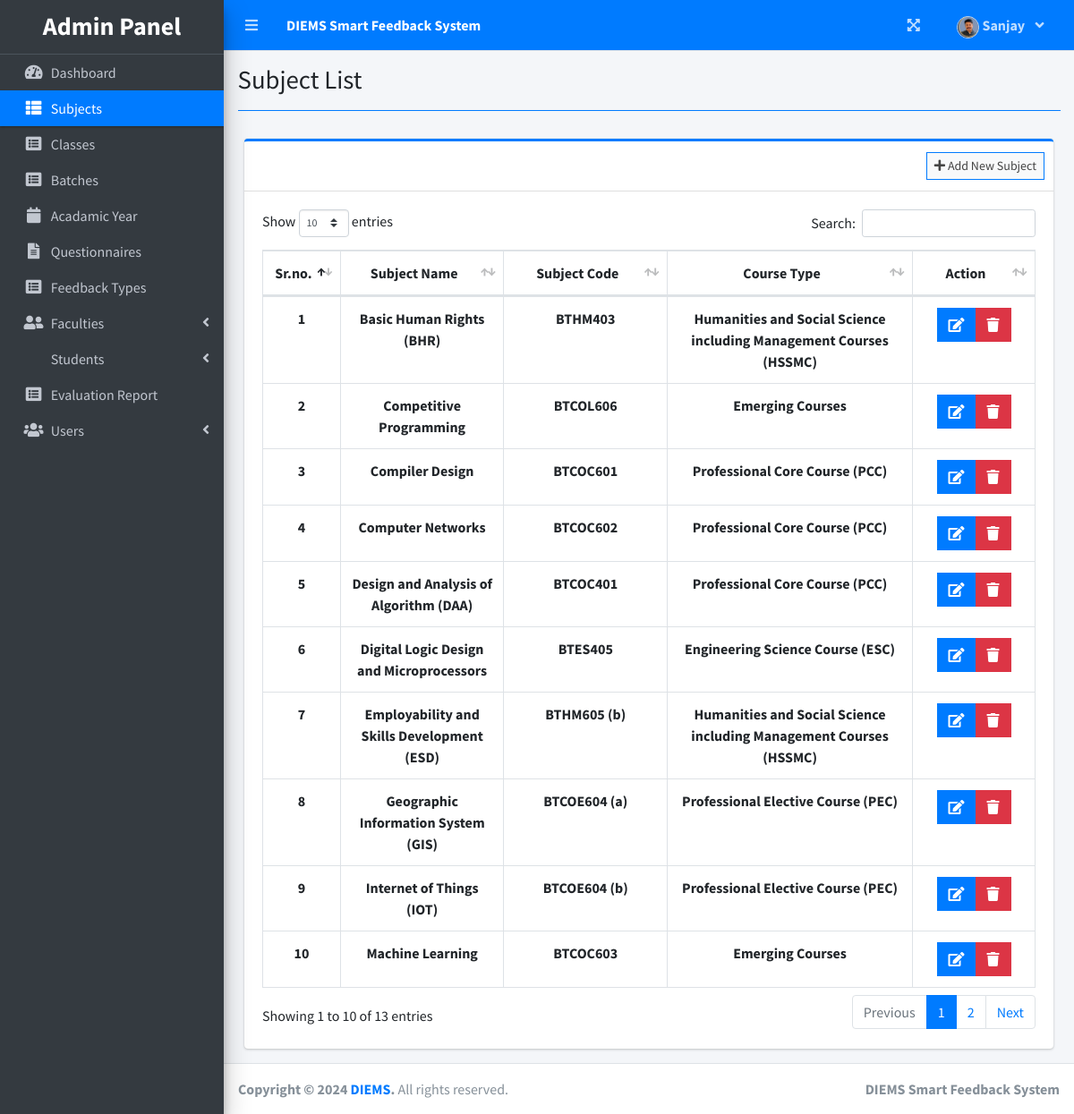
Page /index.php?page=subject_list (signed in) on the committed database.
### tables this page shows
CREATE TABLE `subject_list` (
  `id` int(30) NOT NULL,
  `code` varchar(50) NOT NULL,
  `subject` text NOT NULL,
  `course_type` varchar(100) NOT NULL
);

### admin/subject_list.php (the view, shortened to what this page needs)
<?php include 'db_connect.php' ?>
<div class="col-lg-12">
	<div class="card card-outline card-primary">
		<div class="card-header">
			<div class="card-tools">
				<a class="btn btn-block btn-sm btn-default btn-flat border-primary new_subject" href="javascript:void(0)"><i class="fa fa-plus"></i> Add New Subject</a>
			</div>
		</div>
		<div class="card-body">
			<table class="table tabe-hover table-bordered" id="list">
				<colgroup>
					<col width="5%">
					<col width="20%">
					<col width="20%">
					<col width="30%">
					<col width="15%">
				</colgroup>
				<thead>
					<tr>
						<th class="text-center">Sr.no.</th>
						<th class="text-center">Subject Name</th>
						<th class="text-center">Subject Code</th>
						<th class="text-center">Course Type</th>
						<th class="text-center">Action</th>
					</tr>
				</thead>
				<tbody>
					<?php
					$i = 1;
					$qry = $conn->query("SELECT * FROM subject_list order by subject asc ");
					while ($row = $qry->fetch_assoc()) :
					?>
						<tr>
							<th class="text-center"><?php echo $i++ ?></th>
							<td class="text-center"><b><?php echo $row['subject'] ?></b></td>
							<td class="text-center"><b><?php echo $row['code'] ?></b></td>
							<td class="text-center"><b><?php echo $row['course_type'] ?></b></td>
							<td class="text-center">
								<div class="btn-group">
									<a href="javascript:void(0)" data-id='<?php echo $row['id'] ?>' class="btn btn-primary btn-flat manage_subject">
										<i class="fas fa-edit"></i>
									</a>
									<button type="button" class="btn btn-danger btn-flat delete_subject" data-id="<?php echo $row['id'] ?>">
										<i class="fas fa-trash"></i>
									</button>
								</div>
							</td>
						</tr>
					<?php endwhile; ?>
				</tbody>
			</table>
		</div>
	</div>
</div>

### index.php (shortened to what this page needs)
<!DOCTYPE html>
<html lang="en">
<?php
include 'header.php'
?>
<body class="hold-transition sidebar-mini layout-fixed layout-navbar-fixed layout-footer-fixed">
  <div class="wrapper">
    <?php include 'topbar.php' ?>
    <?php include $_SESSION['login_view_folder'] . 'sidebar.php' ?>
    <div class="content-wrapper">
      <div class="content-header">
        <div class="container-fluid">
          <div class="row mb-2">
            <div class="col-sm-6">
              <h1 class="m-0"><?php echo $title ?></h1>
            </div>
          </div>
          <hr class="border-primary">
        </div>
      </div>
      <section class="content">
        <div class="container-fluid">
          <?php
          $page = isset($_GET['page']) ? $_GET['page'] : 'home';
          if (!file_exists($_SESSION['login_view_folder'] . $page . ".php")) {
            include '404.html';
          } else {
            include $_SESSION['login_view_folder'] . $page . '.php';
          }
          ?>
        </div>
      </section>
    </div>
    <footer class="main-footer">
      <strong>Copyright &copy; 2024 <a href="https://www.Diems">DIEMS</a>.</strong>
      All rights reserved.
      <div class="float-right d-none d-sm-inline-block">
        <b><?php echo $_SESSION['system']['name'] ?></b>
      </div>
    </footer>
  </div>
</body>
</html>

### header.php (shortened to what this page needs)
<head>
  <?php
  $title = isset($_GET['page']) ? ucwords(str_replace("_", ' ', $_GET['page'])) : "Home";
  ?>
  <link rel="stylesheet" href="assets/plugins/fontawesome-free/css/all.min.css">
  <link rel="stylesheet" href="https://code.ionicframework.com/ionicons/2.0.1/css/ionicons.min.css">
  <link rel="stylesheet" href="assets/plugins/overlayScrollbars/css/OverlayScrollbars.min.css">
  <link rel="stylesheet" href="assets/plugins/datatables-bs4/css/dataTables.bootstrap4.min.css">
  <link rel="stylesheet" href="assets/plugins/datatables-responsive/css/responsive.bootstrap4.min.css">
  <link rel="stylesheet" href="assets/plugins/datatables-buttons/css/buttons.bootstrap4.min.css">
  <link rel="stylesheet" href="assets/plugins/select2/css/select2.min.css">
  <link rel="stylesheet" href="assets/plugins/select2-bootstrap4-theme/select2-bootstrap4.min.css">
  <link rel="stylesheet" href="assets/plugins/sweetalert2-theme-bootstrap-4/bootstrap-4.min.css">
  <link rel="stylesheet" href="assets/plugins/jquery-ui/jquery-ui.min.css">
  <link rel="stylesheet" href="assets/plugins/toastr/toastr.min.css">
  <link rel="stylesheet" href="assets/plugins/dropzone/min/dropzone.min.css">
  <link rel="stylesheet" href="assets/dist/css/jquery.datetimepicker.min.css">
  <link rel="stylesheet" href="assets/plugins/icheck-bootstrap/icheck-bootstrap.min.css">
  <link rel="stylesheet" href="assets/plugins/bootstrap4-toggle/css/bootstrap4-toggle.min.css">
  <link rel="stylesheet" href="assets/dist/css/adminlte.min.css">
  <link rel="stylesheet" href="assets/dist/css/styles.css">
  <link rel="stylesheet" href="assets/plugins/summernote/summernote-bs4.min.css">
</head>

### topbar.php (shortened to what this page needs)
<nav class="main-header navbar navbar-expand navbar-primary navbar-dark ">
  <ul class="navbar-nav">
    <?php if (isset($_SESSION['login_id'])) : ?>
      <li class="nav-item">
        <a class="nav-link" data-widget="pushmenu" href="" role="button"><i class="fas fa-bars"></i></a>
      </li>
    <?php endif; ?>
    <li>
      <a class="nav-link text-white" href="./" role="button">
        <large><b><?php echo $_SESSION['system']['name'] ?></b></large>
      </a>
    </li>
  </ul>
  <ul class="navbar-nav ml-auto">
    <li class="nav-item">
      <a class="nav-link" data-widget="fullscreen" href="#" role="button">
        <i class="fas fa-expand-arrows-alt"></i>
      </a>
    </li>
    <li class="nav-item dropdown">
      <a class="nav-link" data-toggle="dropdown" aria-expanded="true" href="javascript:void(0)">
        <span>
          <div class="d-felx badge-pill">
            <span class=""><img src="assets/uploads/<?php echo $_SESSION['login_avatar'] ?>" alt="" class="user-img border "></span>
            <span><b><?php echo ucwords($_SESSION['login_firstname']) ?></b></span>
            <span class="fa fa-angle-down ml-2"></span>
          </div>
        </span>
      </a>
    </li>
  </ul>
</nav>

### admin/sidebar.php (shortened to what this page needs)
<aside class="main-sidebar sidebar-dark-primary elevation-4">
  <div class="dropdown">
    <a href="./" class="brand-link">
      <h3 class="text-center p-0 m-0"><b>Admin Panel</b></h3>
    </a>
  </div>
  <div class="sidebar">
    <nav class="mt-2">
      <ul class="nav nav-pills nav-sidebar flex-column nav-flat" data-widget="treeview" role="menu" data-accordion="false">
        <li class="nav-item dropdown">
          <a href="./" class="nav-link nav-home">
            <i class="nav-icon fas fa-tachometer-alt"></i>
            <p>
              Dashboard
            </p>
          </a>
        </li>
        <li class="nav-item dropdown">
          <a href="./index.php?page=subject_list" class="nav-link nav-subject_list">
            <i class="nav-icon fas fa-th-list"></i>
            <p>
              Subjects
            </p>
          </a>
        </li>
        <li class="nav-item dropdown">
          <a href="./index.php?page=class_list" class="nav-link nav-class_list">
            <i class="nav-icon fas fa-list-alt"></i>
            <p>
              Classes
            </p>
          </a>
        </li>
        <li class="nav-item dropdown">
          <a href="./index.php?page=batch_list" class="nav-link nav-batch_list">
            <i class="nav-icon fas fa-list-alt"></i>
            <p>
              Batches
            </p>
          </a>
        </li>
        <li class="nav-item dropdown">
          <a href="./index.php?page=academic_list" class="nav-link nav-academic_list">
            <i class="nav-icon fas fa-calendar"></i>
            <p>
              Acadamic Year
            </p>
          </a>
        </li>
        <li class="nav-item dropdown">
          <a href="./index.php?page=questionnaire" class="nav-link nav-questionnaire">
            <i class="nav-icon fas fa-file-alt"></i>
            <p>
              Questionnaires
            </p>
          </a>
        </li>
        <li class="nav-item dropdown">
          <a href="./index.php?page=criteria_list" class="nav-link nav-criteria_list">
            <i class="nav-icon fas fa-list-alt"></i>
            <p>
              Feedback Types
            </p>
          </a>
        </li>
        <li class="nav-item">
          <a href="#" class="nav-link nav-edit_faculty">
            <i class="nav-icon fas fa-user-friends"></i>
            <p>
              Faculties
              <i class="right fas fa-angle-left"></i>
            </p>
          </a>
        </li>
        <li class="nav-item">
          <a href="#" class="nav-link nav-edit_student">
            <p>
              Students
              <i class="right fas fa-angle-left"></i>
            </p>
          </a>
        </li>
        <li class="nav-item dropdown">
          <a href="./index.php?page=report" class="nav-link nav-report">
            <i class="nav-icon fas fa-list-alt"></i>
            <p>
              Evaluation Report
            </p>
          </a>
        </li>
        <li class="nav-item">
          <a href="#" class="nav-link nav-edit_user">
            <i class="nav-icon fas fa-users"></i>
            <p>
              Users
              <i class="right fas fa-angle-left"></i>
            </p>
          </a>
        </li>
      </ul>
    </nav>
  </div>
</aside>

### topbar.php (style rules this page uses)
.user-img { border-radius: 50%; height: 25px; width: 25px; object-fit: cover; }

### rows in the picture
subject_list: subject "Basic Human Rights (BHR)", code "BTHM403", course_type "Humanities and Social Science including Management Courses (HSSMC)"
subject_list: subject "Competitive Programming", code "BTCOL606", course_type "Emerging Courses"
subject_list: subject "Compiler Design", code "BTCOC601", course_type "Professional Core Course (PCC)"
subject_list: subject "Computer Networks", code "BTCOC602", course_type "Professional Core Course (PCC)"
subject_list: subject "Design and Analysis of Algorithm (DAA)", code "BTCOC401", course_type "Professional Core Course (PCC)"
subject_list: subject "Digital Logic Design and Microprocessors", code "BTES405", course_type "Engineering Science Course (ESC)"
subject_list: subject "Employability and Skills Development (ESD)", code "BTHM605 (b)", course_type "Humanities and Social Science including Management Courses (HSSMC)"
subject_list: subject "Geographic Information System (GIS)", code "BTCOE604 (a)", course_type "Professional Elective Course (PEC)"
subject_list: subject "Internet of Things (IOT)", code "BTCOE604 (b)", course_type "Professional Elective Course (PEC)"
subject_list: subject "Machine Learning", code "BTCOC603", course_type "Emerging Courses"

### other values in the picture
$_SESSION['system']['name'] "DIEMS Smart Feedback System"
$_SESSION['login_firstname'] "Sanjay"
$title "Subject List"
